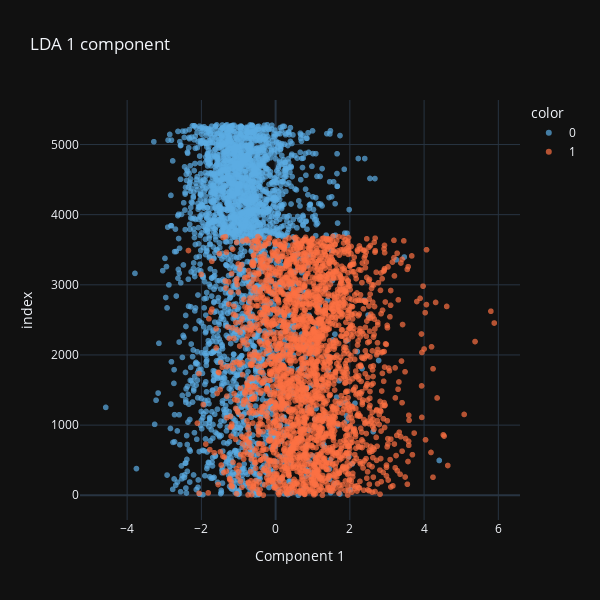

Notebook code for this chart:
### Markdown cell above
### Проверка отделимости признаков друг от друга

Построим двухмерную визуализацию данных для определения того, насколько признаки отделимы друг от друга. Для этого построим модель линейного дискриминантного анализа с уменьшением размерности до 1 компоненты (количество классов = 2 => максимально возможное количество компонент в ЛДА = 2 - 1 = 1). Визуализация распределения классов позволит оценить отделимость признаков друг от друга.

### Code cell
lda_2 = LinearDiscriminantAnalysis(n_components=1)

lda_2_x = pd.DataFrame(lda_2.fit_transform(train_x, train_y))
lda_2_x.columns = ['Component 1']
fig = px.scatter(lda_2_x, x='Component 1', color=train_y.apply(str), color_discrete_sequence=['#5bace3', '#fc7042'], width=600, height=600, title='LDA 1 component', opacity=0.7)

iplot(fig)

### Figure 1 — Plotly figure (JSON) as saved in the notebook; plotly's stock layout.template omitted (floating-point values rounded to 4 significant figures; data arrays with more than 128 entries replaced by an {"elided": "..."} marker saying what was removed)
{"data": [{"hovertemplate": "color=0<br>Component 1=%{x}<br>index=%{y}<extra></extra>", "legendgroup": "0", "marker": {"color": "#5bace3", "opacity": 0.7, "symbol": "circle"}, "mode": "markers", "name": "0", "showlegend": true, "x": {"elided": "2692 float values"}, "xaxis": "x", "y": {"elided": "2692 int values"}, "yaxis": "y", "type": "scattergl"}, {"hovertemplate": "color=1<br>Component 1=%{x}<br>index=%{y}<extra></extra>", "legendgroup": "1", "marker": {"color": "#fc7042", "opacity": 0.7, "symbol": "circle"}, "mode": "markers", "name": "1", "showlegend": true, "x": {"elided": "2591 float values"}, "xaxis": "x", "y": {"elided": "2591 int values"}, "yaxis": "y", "type": "scattergl"}], "layout": {"height": 600, "legend": {"title": {"text": "color"}, "tracegroupgap": 0}, "title": {"text": "LDA 1 component"}, "width": 600, "xaxis": {"anchor": "y", "domain": [0.0, 1.0], "title": {"text": "Component 1"}}, "yaxis": {"anchor": "x", "domain": [0.0, 1.0], "title": {"text": "index"}}}}
